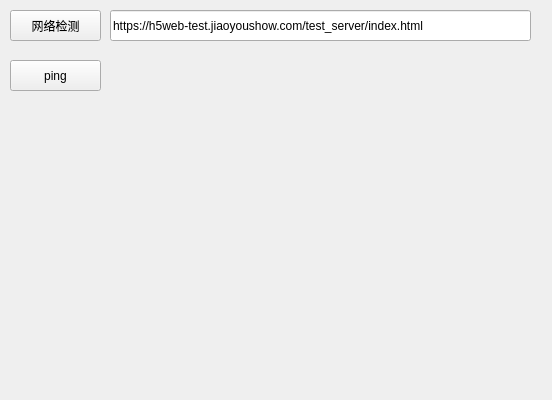
<?xml version="1.0" encoding="UTF-8"?>
<ui version="4.0">
 <class>ProcessClass</class>
 <widget class="QMainWindow" name="ProcessClass">
  <property name="geometry">
   <rect>
    <x>0</x>
    <y>0</y>
    <width>552</width>
    <height>400</height>
   </rect>
  </property>
  <property name="windowTitle">
   <string>Process</string>
  </property>
  <widget class="QWidget" name="centralWidget">
   <widget class="QLineEdit" name="lineEdit_url">
    <property name="geometry">
     <rect>
      <x>110</x>
      <y>10</y>
      <width>421</width>
      <height>31</height>
     </rect>
    </property>
    <property name="text">
     <string>https://h5web-test.jiaoyoushow.com/test_server/index.html</string>
    </property>
   </widget>
   <widget class="QPushButton" name="pushButton_ping">
    <property name="geometry">
     <rect>
      <x>10</x>
      <y>60</y>
      <width>91</width>
      <height>31</height>
     </rect>
    </property>
    <property name="text">
     <string>ping</string>
    </property>
   </widget>
   <widget class="QPushButton" name="pushButton_check">
    <property name="geometry">
     <rect>
      <x>10</x>
      <y>10</y>
      <width>91</width>
      <height>31</height>
     </rect>
    </property>
    <property name="text">
     <string>网络检测</string>
    </property>
   </widget>
  </widget>
 </widget>
 <layoutdefault spacing="6" margin="11"/>
 <resources>
  <include location="Process.qrc"/>
 </resources>
 <connections/>
</ui>
